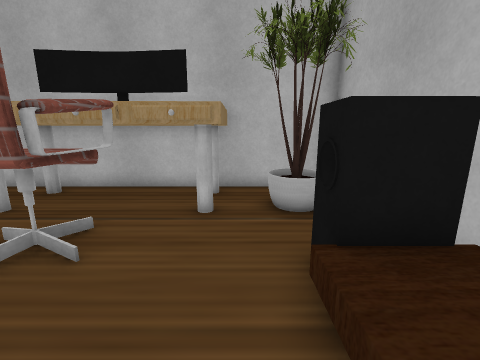
[1] (above)

13 first-person views from a walk through a 3-D level made in the Unity game engine. The camera is 1.2 m above the floor, tilts 12° down and sees 90° across. The floor is counted in squares, 0.5 m on a side. Each view is taken from the middle of a square. On the plan, view 1 faces up. The plan holds only what a view shows up to about 17 squares ahead; the rest is blank. The place goes on beyond the plan. Some surface patterns are stand-ins.

[2]
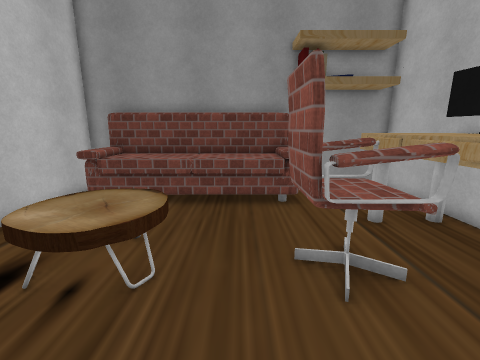

[3]
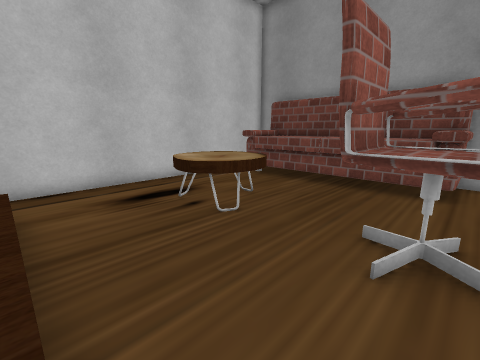

[4]
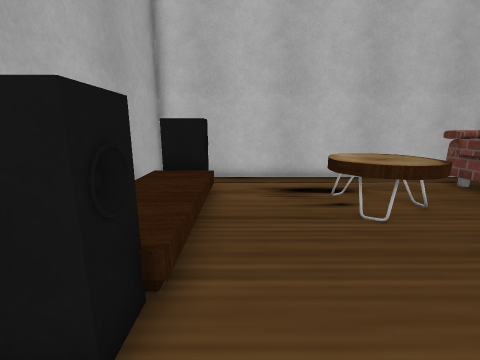

[5]
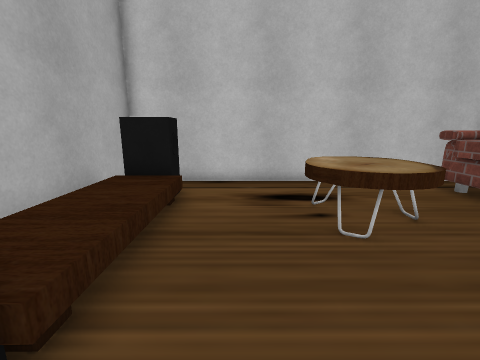

[6]
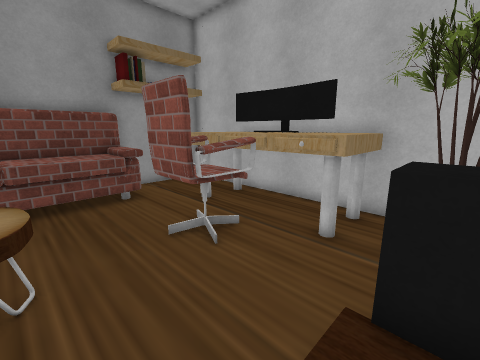

[7]
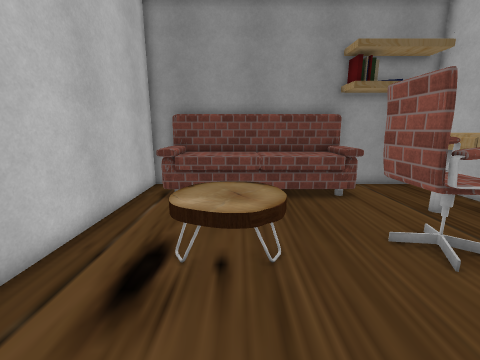

[8]
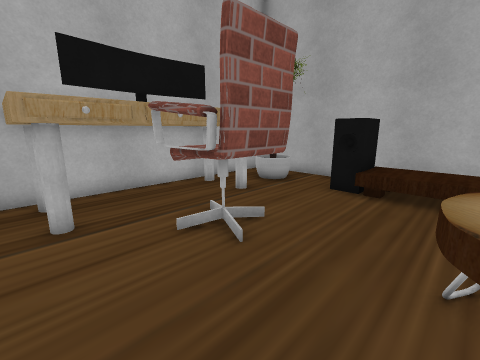

[9]
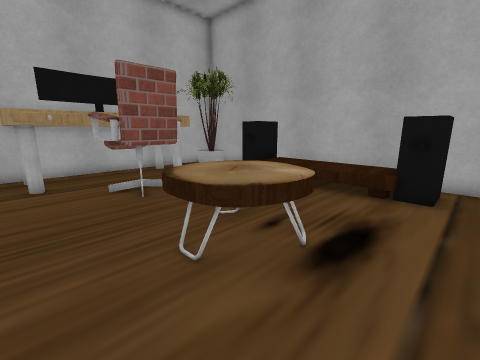

[10]
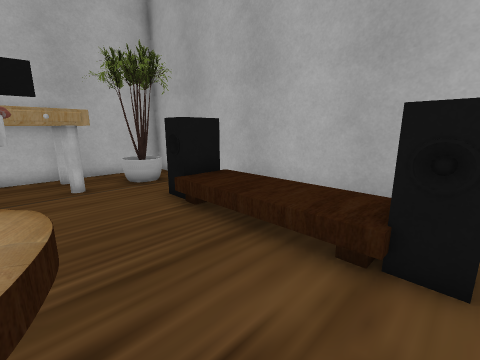

[11]
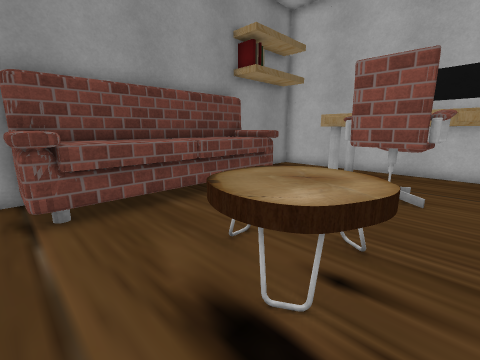

[12]
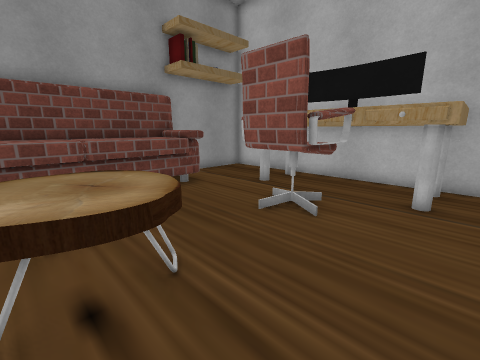

[13]
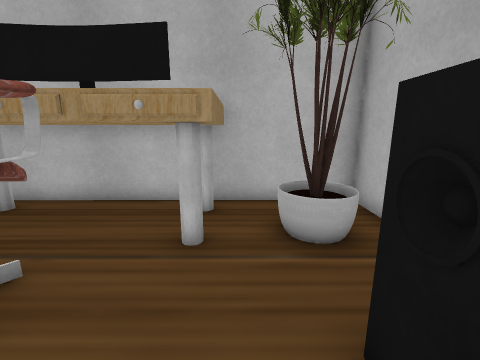

### Floor plan
Key: @ floor where view 1 was taken; # wall or solid block; x gap in a wall; . main floor; : floor 0.5 m higher than the main floor; - floor 25.25 m lower than the main floor; / step, stairs or slope; ^ raised ledge; v drop or lower ground; O other object.
Columns run from 11 left of view 1 to 4 right of it. Each row starts with its distance up from view 1.
 10 ################
  9  ..OOOOO  OO...#
  8  ..OOOOOOOOOOO.#
  7  ..OOOOOOOOOOO.#
  6  ..OOOOOOOO....#
  5 OOO..OOOO......#
  4 OOO..OOOO...#^^
  3 OOO...OOO...#^^v
  2 OOO........./::#
  1 OOO........./::#
  0 OOO..OOOO..@/::#
 -1 OOO..OOOO...:::#
 -2 OOO..OOOO...:: #
 -3 OOO...OO....x^ v
 -4 OOO.........#^^v
 -5 OOO............-
 -6 vvv############v

Where each view was taken, in squares from view 1:
view 1: 0 up, 0 right, facing up
view 2: 2 up, 1 right, facing left
view 3: 5 up, 1 right, facing down-left
view 4: 6 up, 0 right, facing down
view 5: 5 up, 1 left, facing down
view 6: 0 up, 2 right, facing up-left
view 7: 1 down, 2 right, facing left
view 8: 0 up, 8 left, facing up-right
view 9: 5 down, 8 left, facing up-right
view 10: 4 down, 3 left, facing up-right
view 11: 5 down, 2 left, facing up-left
view 12: 2 down, 0 right, facing up-left
view 13: 2 up, 0 right, facing up
